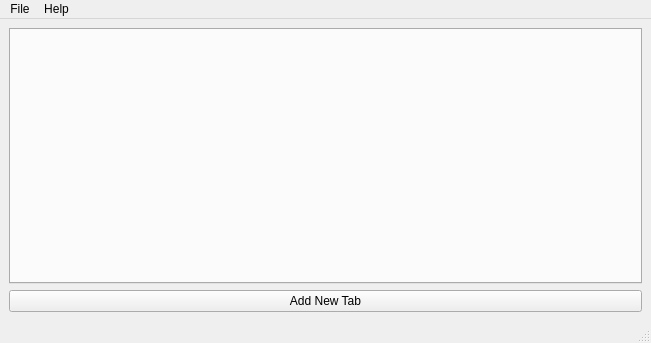
<?xml version="1.0" encoding="UTF-8"?>
<ui version="4.0">
 <class>CopyPaste</class>
 <widget class="QMainWindow" name="CopyPaste">
  <property name="geometry">
   <rect>
    <x>0</x>
    <y>0</y>
    <width>651</width>
    <height>343</height>
   </rect>
  </property>
  <property name="windowTitle">
   <string>CopyPaste</string>
  </property>
  <widget class="QWidget" name="centralwidget">
   <layout class="QHBoxLayout" name="horizontalLayout">
    <item>
     <layout class="QVBoxLayout" name="verticalLayout">
      <item>
       <widget class="QTabWidget" name="tabWidget">
        <property name="currentIndex">
         <number>-1</number>
        </property>
        <property name="tabsClosable">
         <bool>true</bool>
        </property>
       </widget>
      </item>
      <item>
       <widget class="QPushButton" name="newTabButton">
        <property name="text">
         <string>Add New Tab</string>
        </property>
       </widget>
      </item>
     </layout>
    </item>
   </layout>
  </widget>
  <widget class="QMenuBar" name="menubar">
   <property name="geometry">
    <rect>
     <x>0</x>
     <y>0</y>
     <width>651</width>
     <height>26</height>
    </rect>
   </property>
   <widget class="QMenu" name="menuFile">
    <property name="title">
     <string>File</string>
    </property>
    <addaction name="actionLoad"/>
    <addaction name="actionSave"/>
    <addaction name="separator"/>
    <addaction name="actionExit"/>
   </widget>
   <widget class="QMenu" name="menuHelp">
    <property name="title">
     <string>Help</string>
    </property>
    <addaction name="actionAbout"/>
   </widget>
   <addaction name="menuFile"/>
   <addaction name="menuHelp"/>
  </widget>
  <widget class="QStatusBar" name="statusbar"/>
  <action name="actionAbout">
   <property name="text">
    <string>About</string>
   </property>
   <property name="shortcut">
    <string>Ctrl+H</string>
   </property>
  </action>
  <action name="actionLoad">
   <property name="icon">
    <iconset resource="resource.qrc">
     <normaloff>:/img/img/open.png</normaloff>:/img/img/open.png</iconset>
   </property>
   <property name="text">
    <string>Load</string>
   </property>
   <property name="shortcut">
    <string>Ctrl+O</string>
   </property>
  </action>
  <action name="actionSave">
   <property name="icon">
    <iconset resource="resource.qrc">
     <normaloff>:/img/img/save.png</normaloff>:/img/img/save.png</iconset>
   </property>
   <property name="text">
    <string>Save</string>
   </property>
   <property name="shortcut">
    <string>Ctrl+S</string>
   </property>
  </action>
  <action name="actionExit">
   <property name="icon">
    <iconset resource="resource.qrc">
     <normaloff>:/img/img/exit.png</normaloff>:/img/img/exit.png</iconset>
   </property>
   <property name="text">
    <string>Exit</string>
   </property>
  </action>
 </widget>
 <resources>
  <include location="resource.qrc"/>
 </resources>
 <connections/>
</ui>
